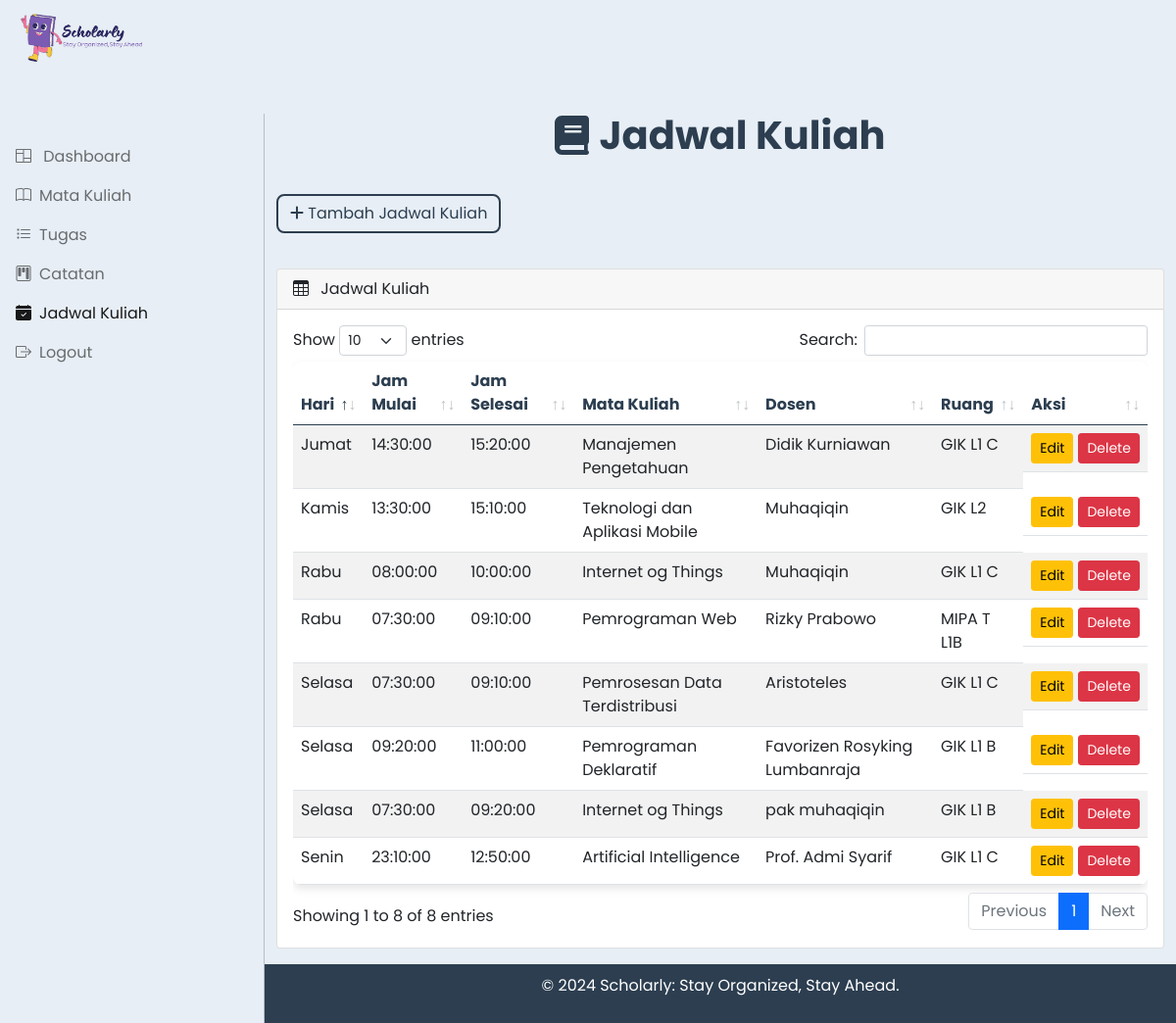
Page /jadwal-kuliah.php on the committed database.
### tables this page shows
CREATE TABLE `jadwal_kuliah` (
  `id` int(11) NOT NULL,
  `mata_kuliah` varchar(100) NOT NULL,
  `dosen` varchar(100) NOT NULL,
  `hari` varchar(20) NOT NULL,
  `jam_mulai` time NOT NULL,
  `jam_selesai` time NOT NULL,
  `ruang` varchar(50) NOT NULL
);

### jadwal-kuliah.php (the view, shortened to what this page needs)
<?php
$servername = "localhost";
$username = "root";
$password = "";
$dbname = "db_scholarly";
$conn = new mysqli($servername, $username, $password, $dbname);
$sql = "SELECT id, mata_kuliah, dosen, hari, jam_mulai, jam_selesai, ruang FROM jadwal_kuliah";
$result = $conn->query($sql);
?>
<!DOCTYPE html>
<html lang="id">
<head>
    <link rel="stylesheet" href="css/bootstrap.min.css">
    <link rel="stylesheet" href="https://cdn.jsdelivr.net/npm/bootstrap-icons@1.11.3/font/bootstrap-icons.min.css">
    <link rel="stylesheet" href="css/dataTables.bootstrap5.min.css">
    <link rel="stylesheet" href="css/style.css">
    <link rel="stylesheet" href="css/style2.css">
</head>
<body>
    <nav class="navbar navbar-expand-lg navbar-dark fixed-top" style="background-color: #e7eef5;">
        <div class="container-fluid">
            <img class="ms-1" src="logo.png" alt="ScholarlyLogo" width="135px"/>
        </div>
    </nav>
    <div class="offcanvas offcanvas-start sidebar-nav bg-light mt-3" tabindex="-1" id="sidebar">
        <div class="offcanvas-body p-0" style="background-color: #e7eef5;">
            <nav class="navbar-light">
                <ul class="navbar-nav">
                    <li>
                        <a href="dashboard.php" class="nav-link px-3 mt-4">
                            <span class="me-2"><i class="bi bi-columns"></i></span>
                            <span>Dashboard</span>
                        </a>
                        <a class="nav-link px-3 sidebar-link" href="mata-kuliah.php">
                            <span class="me-2"><i class="bi bi-book"></i></span>
                            <span>Mata Kuliah</span>
                        </a>
                    </li>
                    <li>
                        <a class="nav-link px-3 sidebar-link" href="tugas.php">
                            <span class="me-2"><i class="bi bi-list-task"></i></span>
                            <span>Tugas</span>
                        </a>
                    </li>
                    <li>
                        <a class="nav-link px-3 sidebar-link" href="catatan.php">
                            <span class="me-2"><i class="bi bi-kanban"></i></span>
                            <span>Catatan</span>
                        </a>
                    </li>
                    <li>
                        <a class="nav-link px-3 sidebar-link active" href="jadwal-kuliah.php">
                            <span class="me-2"><i class="bi bi-calendar-check-fill"></i></span>
                            <span>Jadwal Kuliah</span>
                        </a>
                    </li>
                    <li>
                    <a class="nav-link px-3 sidebar-link" id="logoutButton" href="#">
                        <span class="me-2"><i class="bi bi-box-arrow-right"></i></span>
                        <span>Logout</span>
                    </a>
                    </li>
                </ul>
            </nav>
        </div>
    </div>
    <main class="mt-5 pt-3">
        <div class="container-fluid"
            style="margin-top: 50px;">
        <h1
        style = "text-align: center;
                margin-bottom: 20px;
                color: #2c3e50;
                font-weight: bold;
                display: flex;
                justify-content: center;
                align-items: center;"
      ><i class="fas fa-book"
          style = "margin-right: 10px;"
      ></i> Jadwal Kuliah</h1>
            <div class="row">
            </div>
            <div class="row">
                <div class="col-md-12 mb-3">
                    <a class="btn btn-outline-primary" href="tambah-jadwal.php"><i class="fas fa-plus"></i> Tambah Jadwal Kuliah</a>
                </div>
                <div class="col-md-12 mb-3">
                    <div class="card">
                        <div class="card-header">
                            <span><i class="bi bi-table me-2"></i></span> Jadwal Kuliah
                        </div>
                        <div class="card-body">
                            <div class="table-responsive">
                                <table id="example" class="table table-striped data-table" style="width: 100%">
                                    <thead>
                                        <tr>
                                            <th>Hari</th>
                                            <th>Jam Mulai</th>
                                            <th>Jam Selesai</th>
                                            <th>Mata Kuliah</th>
                                            <th>Dosen</th>
                                            <th>Ruang</th>
                                            <th>Aksi</th>
                                        </tr>
                                    </thead>
                                    <tbody>
                                        <?php
                                        if ($result->num_rows > 0) {
                                            while ($row = $result->fetch_assoc()) {
                                                echo "<tr>
                                                        <td>{$row['hari']}</td>
                                                        <td>{$row['jam_mulai']}</td>
                                                        <td>{$row['jam_selesai']}</td>
                                                        <td>{$row['mata_kuliah']}</td>
                                                        <td>{$row['dosen']}</td>
                                                        <td>{$row['ruang']}</td>
                                                        <td>
                                                            <a href='edit-jadwal.php?id={$row['id']}' class='btn btn-warning btn-sm'>Edit</a>
                                                            <a href='delete-jadwal.php?id={$row['id']}' class='btn btn-danger btn-sm' onclick='return confirm(\"Apakah Anda yakin ingin menghapus jadwal ini?\");'>Delete</a>
                                                        </td>
                                                    </tr>";
                                            }
                                        } else {
                                            echo "<tr><td colspan='7'>Tidak ada jadwal kuliah</td></tr>";
                                        }
                                        ?>
                                    </tbody>
                                </table>
                            </div>
                        </div
                        <div class="row">
            </div>
        </div>
        <footer>
            <p>&copy; 2024 Scholarly: Stay Organized, Stay Ahead.</p>
        </footer>
    </main>
    </body>
</html>

### css/style.css (style rules this page uses)
body, button { font-family: "Poppins", sans-serif; background-color: #e7eef5; }
:root { --offcanvas-width: 270px; --topNavbarHeight: 100px; }
.sidebar-nav { width: var(--offcanvas-width); }
.sidebar-link { display: flex; align-items: center; }
footer { background-color: #2c3e50; color: white; text-align: center; padding: 10px 0; }
@media (min-width: 992px) { body { overflow: auto !important; } }
@media (min-width: 992px) { main { margin-left: var(--offcanvas-width); } }
@media (min-width: 992px) { .sidebar-nav { transform: none; visibility: visible !important; top: var(--topNavbarHeight); height: calc(100% - var(--topNavbarHeight)); } }

### jadwal-kuliah.php (style rules this page uses)
.btn-outline-primary { margin-bottom: 20px; border-color: #2c3e50; color: #2c3e50; border-radius: 8px; border-width: 2px; }
table { background-color: #ffffff; box-shadow: 0 4px 8px rgba(0, 0, 0, 0.1); border-radius: 8px; overflow: hidden; }
th { background-color: #a79277; color: #2c3e50; border-radius: 0; }
th:first-child { border-top-left-radius: 8px; }
th:last-child { border-top-right-radius: 8px; }
td:last-child { display: flex; gap: 5px; }
footer { background-color: #2c3e50; color: white; text-align: center; padding: 10px 0; }

### rows in the picture
jadwal_kuliah: hari "Rabu", jam_mulai "08:00:00", jam_selesai "10:00:00", mata_kuliah "Internet og Things", dosen "Muhaqiqin", ruang "GIK L1 C"
jadwal_kuliah: hari "Jumat", jam_mulai "14:30:00", jam_selesai "15:20:00", mata_kuliah "Manajemen Pengetahuan", dosen "Didik Kurniawan", ruang "GIK L1 C"
jadwal_kuliah: hari "Senin", jam_mulai "23:10:00", jam_selesai "12:50:00", mata_kuliah "Artificial Intelligence", dosen "Prof. Admi Syarif", ruang "GIK L1 C"
jadwal_kuliah: hari "Selasa", jam_mulai "07:30:00", jam_selesai "09:10:00", mata_kuliah "Pemrosesan Data Terdistribusi", dosen "Aristoteles", ruang "GIK L1 C"
jadwal_kuliah: hari "Selasa", jam_mulai "09:20:00", jam_selesai "11:00:00", mata_kuliah "Pemrograman Deklaratif", dosen "Favorizen Rosyking Lumbanraja", ruang "GIK L1 B"
jadwal_kuliah: hari "Kamis", jam_mulai "13:30:00", jam_selesai "15:10:00", mata_kuliah "Teknologi dan Aplikasi Mobile", dosen "Muhaqiqin", ruang "GIK L2"
jadwal_kuliah: hari "Rabu", jam_mulai "07:30:00", jam_selesai "09:10:00", mata_kuliah "Pemrograman Web", dosen "Rizky Prabowo", ruang "MIPA T L1B"
jadwal_kuliah: hari "Selasa", jam_mulai "07:30:00", jam_selesai "09:20:00", mata_kuliah "Internet og Things", dosen "pak muhaqiqin", ruang "GIK L1 B"
